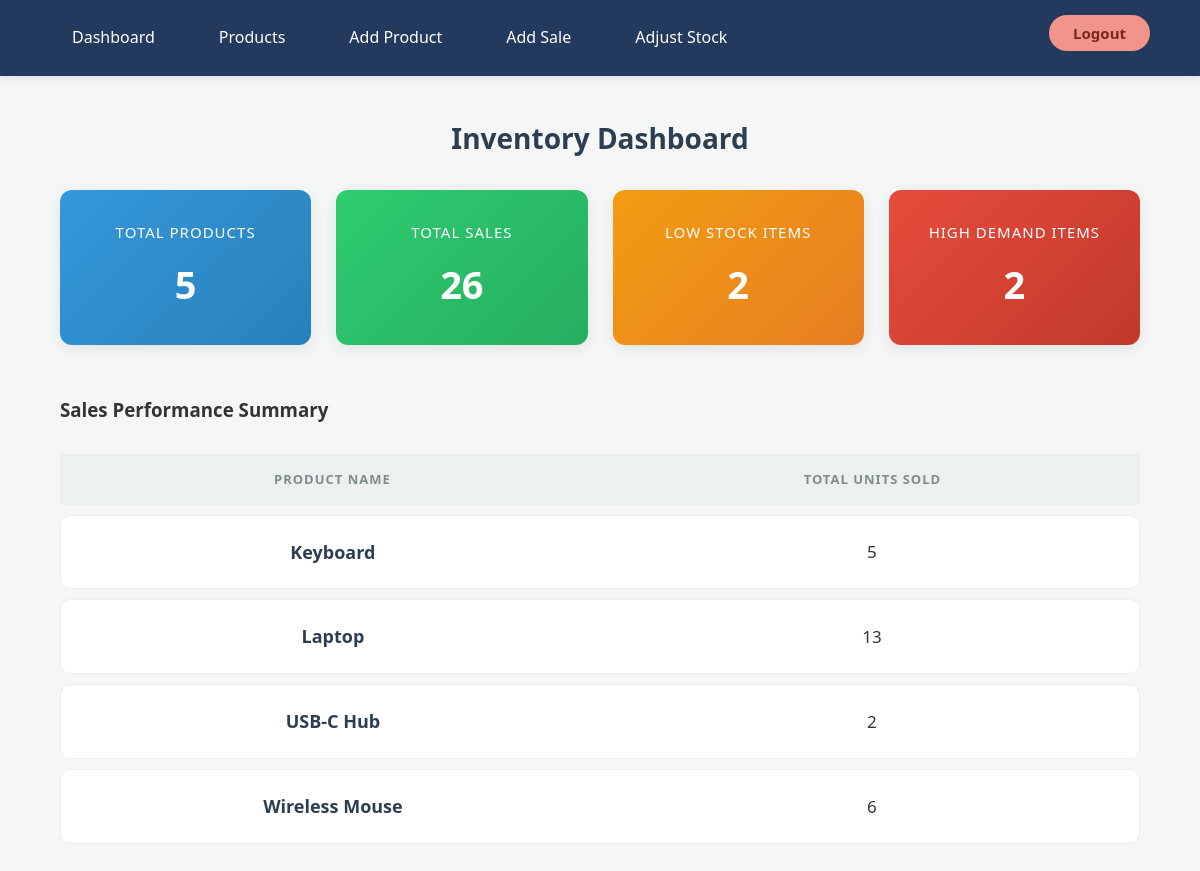
The app's page / (signed in) with its own data.
### inventory/models.py (models this page shows, shortened)
class Product(models.Model):
    name = models.CharField(max_length=100)
    price = models.FloatField()
    quantity = models.IntegerField()
    minimum_stock = models.IntegerField(default=5)

### inventory/views.py (the view)
# urls.py: path('', views.dashboard, name='dashboard'),
@login_required
def dashboard(request):
    total_products = Product.objects.count()
    total_sales = Sale.objects.aggregate(total=Sum('quantity_sold'))['total'] or 0
    low_stock = Product.objects.filter(quantity__lte=models.F('minimum_stock')).count()
    high_demand = Sale.objects.values('product').annotate(total=Sum('quantity_sold')).filter(total__gt=5).count()
    sales_data = Sale.objects.values('product__name').annotate(total=Sum('quantity_sold'))
    product_names = [item['product__name'] for item in sales_data]
    sales_values = [item['total'] for item in sales_data]
    context = {
        'total_products': total_products,
        'total_sales': total_sales,
        'low_stock': low_stock,
        'high_demand': high_demand,
        'sales_summary': zip(product_names, sales_values),
    }
    return render(request, 'dashboard.html', context)

### templates/dashboard.html
{% extends 'base.html' %}
{% block content %}
<h2>Inventory Dashboard</h2>
<div class="dashboard">
    <div class="card blue">
        <p>Total Products</p>
        <h3>{{ total_products }}</h3>
    </div>
    <div class="card green">
        <p>Total Sales</p>
        <h3>{{ total_sales }}</h3>
    </div>
    <div class="card orange">
        <p>Low Stock Items</p>
        <h3>{{ low_stock }}</h3>
    </div>
    <div class="card red">
        <p>High Demand Items</p>
        <h3>{{ high_demand }}</h3>
    </div>
</div>
<h3>Sales Performance Summary</h3>
<table>
    <tr>
        <th>Product Name</th>
        <th>Total Units Sold</th>
    </tr>
    {% for name, total in sales_summary %}
    <tr>
        <td>{{ name }}</td>
        <td>{{ total }}</td>
    </tr>
    {% empty %}
    <tr>
        <td colspan="2">No sales recorded yet.</td>
    </tr>
    {% endfor %}
</table>
{% endblock %}

### templates/base.html (style rules this page uses)
body { font-family: 'Segoe UI', Roboto, Helvetica, Arial, sans-serif; background-color: #f4f7f6; margin: 0; color: #333; font-size: 16px; line-height: 1.6; }
h2 { font-size: 28px; color: #2c3e50; margin-bottom: 30px; text-align: center; font-weight: 700; }
.dashboard { display: grid; grid-template-columns: repeat(auto-fit, minmax(240px, 1fr)); gap: 25px; margin-bottom: 50px; }
.card { padding: 30px; color: white; border-radius: 12px; text-align: center; box-shadow: 0 4px 15px rgba(0, 0, 0, 0.08); transition: transform 0.2s; }
.card p { margin: 0; font-size: 15px; text-transform: uppercase; letter-spacing: 1px; }
.card h3 { margin: 10px 0 0; font-size: 38px; }
.blue { background: linear-gradient(135deg, #3498db, #2980b9); }
.green { background: linear-gradient(135deg, #2ecc71, #27ae60); }
.orange { background: linear-gradient(135deg, #f39c12, #e67e22); }
.red { background: linear-gradient(135deg, #e74c3c, #c0392b); }
table { width: 100%; border-collapse: separate; border-spacing: 0 10px; background: transparent; }
th { background-color: #ecf0f1; color: #7f8c8d; padding: 15px; text-transform: uppercase; font-size: 13px; font-weight: 700; letter-spacing: 1px; }
td { background-color: white; padding: 22px 15px; text-align: center; font-size: 17px; border-top: 1px solid #eee; border-bottom: 1px solid #eee; }
td:first-child { border-left: 1px solid #eee; border-radius: 10px 0 0 10px; font-weight: 600; font-size: 18px; color: #2c3e50; }
td:last-child { border-right: 1px solid #eee; border-radius: 0 10px 10px 0; }

### records on screen
Product: name "Keyboard", minimum_stock "5"
Product: name "Laptop", total "13"
Product: name "USB-C Hub", total "2"
Product: name "Wireless Mouse", id "6"

### other values on screen
{{ total_products }} "5"
{{ total_sales }} "26"
{{ low_stock }} "2"
{{ high_demand }} "2"
